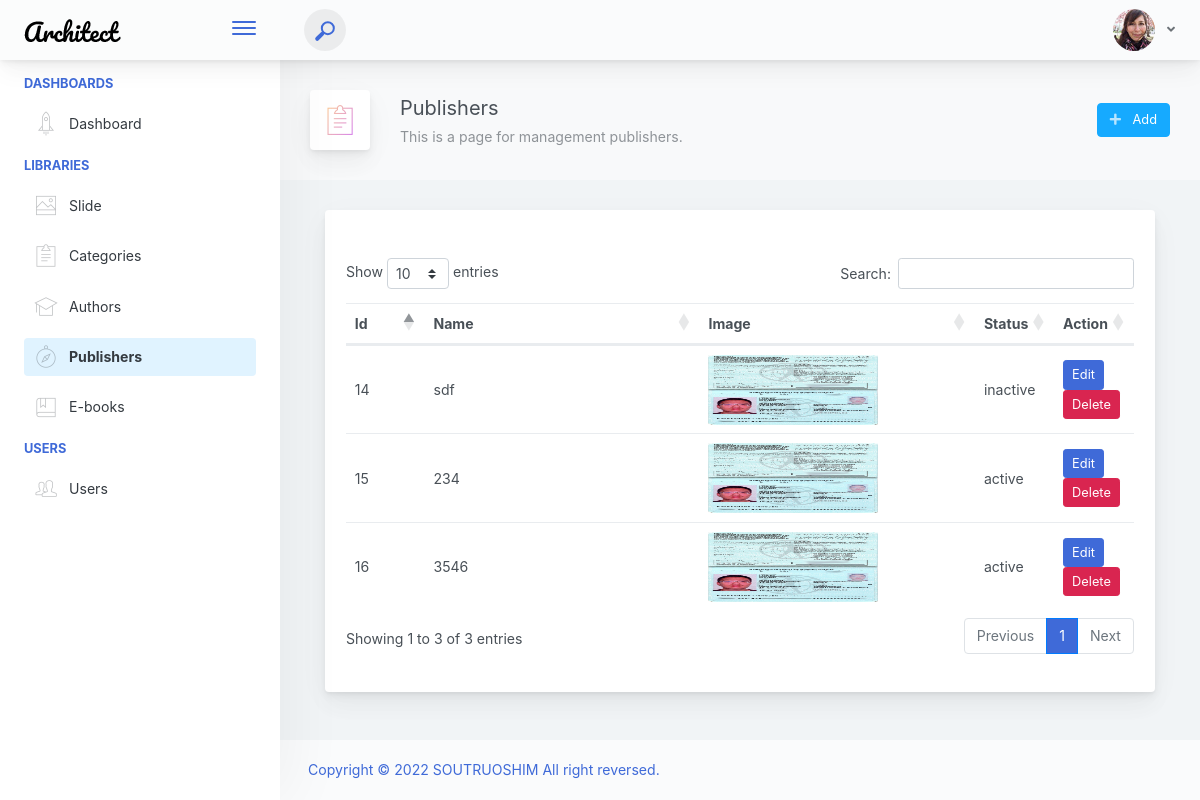
The page /admin/publisher/publishers.php on the database as committed earlier.
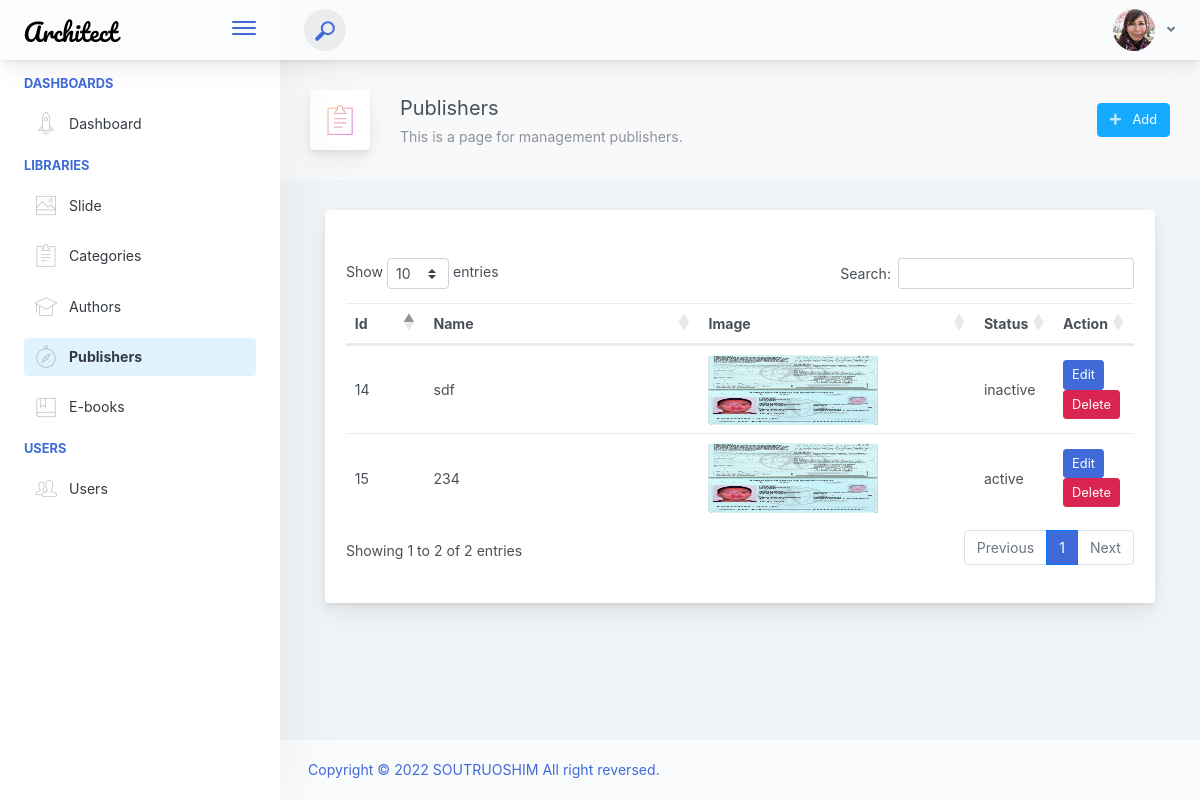
The same page on the database as committed later.
### tables this page shows
CREATE TABLE IF NOT EXISTS `publishers` (
  `id` bigint(20) UNSIGNED NOT NULL AUTO_INCREMENT,
  `title` varchar(191) DEFAULT NULL,
  `slug` varchar(191) DEFAULT NULL,
  `image` varchar(200) DEFAULT NULL,
  `status` enum('active','inactive') NOT NULL,
  `created_at` timestamp NULL DEFAULT CURRENT_TIMESTAMP,
  `updated_at` timestamp NULL DEFAULT NULL,
  PRIMARY KEY (`id`)
);

### objects/publisher.php (called while the page is built, shortened)
<?php
class Publisher
{
    private $conn;
    private $table_name = "publishers";
    public function __construct($db)
    {
        $this->conn = $db;
    }
    public function readAll()
    {
        $query = "SELECT
                *
            FROM
                " . $this->table_name . "
            ORDER BY
                id DESC";
        $stmt = $this->conn->prepare($query);
        $stmt->execute();
        return $stmt;
    }
}

### admin/publisher/publishers.php (the view, shortened to what this page needs)
<?php
   include("../inc/header.php");
    include(__DIR__ . "/../../objects/publisher.php");
?>
<div class="app-page-title">
    <div class="page-title-wrapper">
        <div class="page-title-heading">
            <div class="page-title-icon">
            <i class="pe-7s-note2 icon-gradient bg-mean-fruit">
                </i>
            </div>
            <div>Publishers
                <div class="page-title-subheading">This is a page for management publishers.
                </div>
            </div>
        </div>
        <div class="page-title-actions">
            <div class="d-inline-block dropdown">
                <a type="button" class="btn-shadow btn btn-info" href="../publisher/add_publisher.php" >
                    <span class="btn-icon-wrapper pr-2 opacity-7">
                        <i class="fa fa-plus fa-w-20"></i>
                    </span>
                    Add
                </a>
            </div>
        </div>
    </div>
</div>
            <div class="content-wrap">
                <div class="container-fluid">
                <div class="main-card mb-3 card">
                 <div class="card-body"><h5 class="card-title"></h5>
                <div class="row">
                        <div class="col-md-12 p-3">
                            <table class="table" id="tbl_publisher">
                                <thead>
                                    <tr>
                                        <th scope="col" width = "10%">Id</th>
                                        <th scope="col" width = "35%">Name</th>
                                        <th scope="col" width = "35%">Image</th>
                                        <th scope="col" width = "10%">Status</th>
                                        <th scope="col" width = "10%">Action</th>
                                    </tr>
                                </thead>
                                <tbody>
                                    <?php
                                       $database = new Database();
                                       $db = $database->getConnection();
                                       $publisher = new Publisher($db);
                                       $stmt = $publisher->readAll();
                                    ?>
                                    <?php while ($row = $stmt->fetch(PDO::FETCH_ASSOC)) {
                                        $id = $row['id']; ?>
                                        <tr>
                                            <td><?php echo $row['id']; ?></td>
                                            <td><?php echo $row['title']; ?></td>
                                            <td><img src="<?= '../../upload/images/publisher/'.$row['image'] ?>" width="170" height="70"/> </td>
                                            <td><?php echo $row['status']; ?></td>
                                            <td>
                                                <form method="POST" action="queries/delete_publisher.php">
                                                    <a href="edit_publisher.php?id=<?php echo $row['id']; ?>" type="button" class="btn btn-primary btn-sm">Edit</a>
                                                    <a delete-id='<?= $id ?>' class='btn btn-danger text-white btn-sm delete-object' type="button">Delete</a>
                                                </form>
                                            </td>
                                        </tr>
                                    <?php } ?>
                              </tbody>
                            </table>
                        </div>
                    </div>
                </div>
                </div>
                </div>
            </div>
<?php
   include("../inc/footer.php");
?>

### admin/inc/header.php (shortened to what this page needs)
<!doctype html>
<html lang="en">
<head>
    <link href="../libs/main.css" rel="stylesheet">
    <link href="https://cdn.datatables.net/1.11.5/css/dataTables.bootstrap4.min.css" rel="stylesheet">
</head>
<body>
    <?php
      $active = $_SERVER['REQUEST_URI'];
    ?>
    <div class="app-container app-theme-white body-tabs-shadow fixed-sidebar fixed-header">
        <div class="app-header header-shadow">
            <div class="app-header__logo">
                <div class="logo-src"></div>
                <div class="header__pane ml-auto">
                    <div>
                        <button type="button" class="hamburger close-sidebar-btn hamburger--elastic" data-class="closed-sidebar">
                            <span class="hamburger-box">
                                <span class="hamburger-inner"></span>
                            </span>
                        </button>
                    </div>
                </div>
            </div>
                <div class="app-header__content">
                <div class="app-header-left">
                    <div class="search-wrapper">
                        <div class="input-holder">
                            <button class="search-icon"><span></span></button>
                        </div>
                    </div>
                </div>
                <div class="app-header-right">
                    <div class="header-btn-lg pr-0">
                        <div class="widget-content p-0">
                            <div class="widget-content-wrapper">
                                <div class="widget-content-left">
                                    <div class="btn-group">
                                        <a data-toggle="dropdown" aria-haspopup="true" aria-expanded="false" class="p-0 btn">
                                            <img width="42" class="rounded-circle" src="assets/images/avatars/1.jpg" alt="">
                                            <i class="fa fa-angle-down ml-2 opacity-8"></i>
                                        </a>
                                    </div>
                                </div>
                            </div>
                        </div>
                    </div>        </div>
            </div>
        </div>
        <div class="app-main">
                <div class="app-sidebar sidebar-shadow">
                        <div class="scrollbar-sidebar">
                        <div class="app-sidebar__inner">
                            <ul class="vertical-nav-menu">
                                <li class="app-sidebar__heading">Dashboards</li>
                                <li>
                                    <a href="../index.php" class="<?= $active == '/ibook-cambodia/admin/dashboard/dashboard.php'?'mm-active':''?>">
                                        <i class="metismenu-icon pe-7s-rocket"></i>
                                        Dashboard
                                    </a>
                                </li>
                                <li class="app-sidebar__heading">Libraries</li>
                                <li>
                                    <a href="../slide/slides.php" class="<?= $active == '/ibook-cambodia/admin/slide/slides.php'?'mm-active':''?>">
                                        <i class="metismenu-icon pe-7s-photo"></i>
                                        Slide
                                    </a>
                                </li>
                                <li>
                                    <a href="../category/categories.php" class="<?= $active == '/ibook-cambodia/admin/category/categories.php'?'mm-active':''?>">
                                        <i class="metismenu-icon pe-7s-note2"></i>
                                        Categories
                                    </a>
                                </li>
                                <li>
                                    <a href="../author/authors.php" class="<?= $active == '/ibook-cambodia/admin/author/authors.php'?'mm-active':''?>">
                                        <i class="metismenu-icon pe-7s-study"></i>
                                        Authors
                                    </a>
                                </li>
                                <li>
                                    <a href="../publisher/publishers.php" class="<?= $active == '/ibook-cambodia/admin/publisher/publishers.php'?'mm-active':''?>">
                                        <i class="metismenu-icon pe-7s-compass"></i>
                                        Publishers
                                    </a>
                                </li>
                                <li>
                                    <a href="../ebook/ebook.php" class="<?= $active == '/ebook-php/admin/ebook/ebook.php'?'mm-active':''?>">
                                        <i class="metismenu-icon pe-7s-notebook"></i>
                                        E-books
                                    </a>
                                </li>
                                <li class="app-sidebar__heading">Users</li>
                                <li>
                                    <a href="../user/user.php" class="<?= $active == '/ebook-php/admin/user/user.php'?'mm-active':''?>">
                                        <i class="metismenu-icon pe-7s-users"></i>
                                        Users
                                    </a>
                                </li>
                            </ul>
                        </div>
                    </div>
                </div>    <div class="app-main__outer">
                    <div class="app-main__inner">

### admin/inc/footer.php (shortened to what this page needs)
                   </div>
                    <div class="app-wrapper-footer">
                        <div class="app-footer">
                            <div class="app-footer__inner">
                                <div class="app-footer-left">
                                    <ul class="nav">
                                        <li class="nav-item">
                                            <a href="javascript:void(0);" class="nav-link">
                                               Copyright © 2022 SOUTRUOSHIM All right reversed.
                                            </a>
                                        </li>
                                    </ul>
                                </div>
                            </div>
                        </div>
                    </div>    </div>
        </div>
    </div>
</body>
</html>

Rows that differ between the two databases and show on the page:
removed publishers: id "16", title "3546", image (picture), status "active"
Other text that changed with them:
text written by a page script: "Show entries Search: Showing 1 to 3 of 3 entries Previous 1 Next" → "Show entries Search: Showing 1 to 2 of 2 entries Previous 1 Next"
